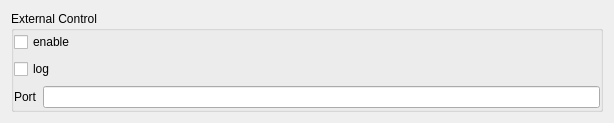
<?xml version="1.0" encoding="UTF-8"?>
<ui version="4.0">
 <class>ExternalControl</class>
 <widget class="QWidget" name="ExternalControl">
  <property name="geometry">
   <rect>
    <x>0</x>
    <y>0</y>
    <width>614</width>
    <height>123</height>
   </rect>
  </property>
  <property name="windowTitle">
   <string>Form</string>
  </property>
  <layout class="QGridLayout" name="gridLayout">
   <item row="0" column="0">
    <widget class="QGroupBox" name="groupBoxServer">
     <property name="title">
      <string>External Control</string>
     </property>
     <layout class="QGridLayout" name="gridLayout_3">
      <property name="leftMargin">
       <number>0</number>
      </property>
      <property name="topMargin">
       <number>0</number>
      </property>
      <property name="rightMargin">
       <number>0</number>
      </property>
      <property name="bottomMargin">
       <number>0</number>
      </property>
      <item row="2" column="0">
       <layout class="QHBoxLayout" name="horizontalLayout">
        <item>
         <widget class="QLabel" name="labelPort">
          <property name="text">
           <string>Port</string>
          </property>
         </widget>
        </item>
        <item>
         <widget class="QLineEdit" name="lineEditPort"/>
        </item>
       </layout>
      </item>
      <item row="0" column="0">
       <widget class="QCheckBox" name="checkBoxEnable">
        <property name="text">
         <string>enable</string>
        </property>
       </widget>
      </item>
      <item row="1" column="0">
       <widget class="QCheckBox" name="checkBoxLog">
        <property name="text">
         <string>log</string>
        </property>
       </widget>
      </item>
     </layout>
    </widget>
   </item>
  </layout>
 </widget>
 <resources/>
 <connections/>
</ui>
